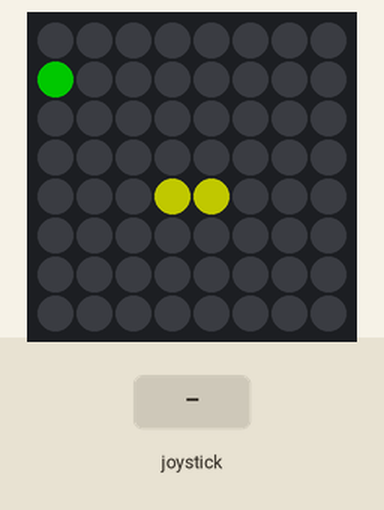
Simulated run of this program. Board: Raspberry Pi (BCM pin numbers) with a Sense HAT. Parts: the Sense HAT's 8×8 RGB LED matrix. The inputs (shaded band) are chosen by the test bench. Dim RGB values are drawn brighter than linear; random numbers come from a fixed seed; the interpreter's speed is modelled, so counts of loop turns are approximate. At 18.0 s the program stops and its outputs stay as they are.

Above: at 1.2 s.
1.3 s: joystick pushed up
At 3.5 s:
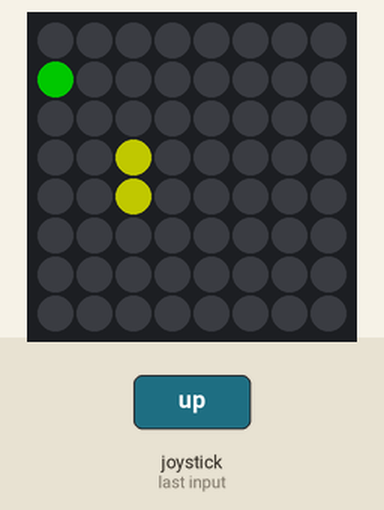
4.3 s: joystick pushed right
At 6.8 s:
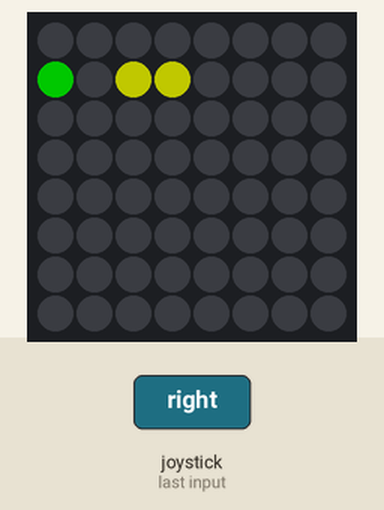
7.3 s: joystick pushed down
At 9.5 s:
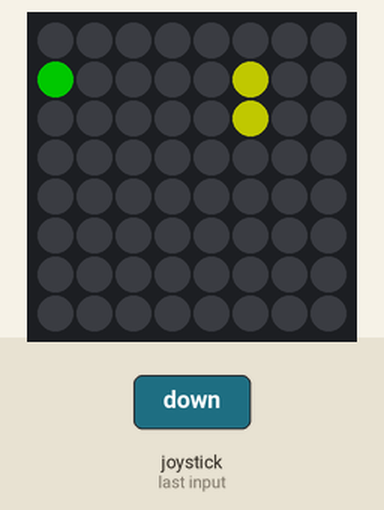
10.3 s: joystick pushed left
At 12.8 s:
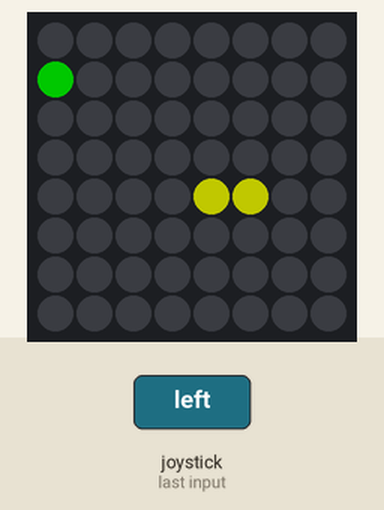
13.3 s: joystick pushed down
At 15.4 s:
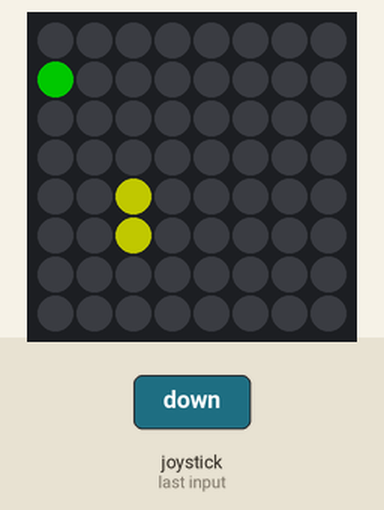
16.3 s: joystick pushed up
At 19.0 s:
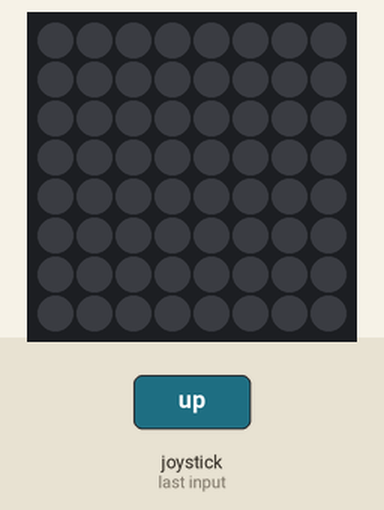
Timing chart, 0 to 19.5 s (numbered marks = the images above; inputs shaded):
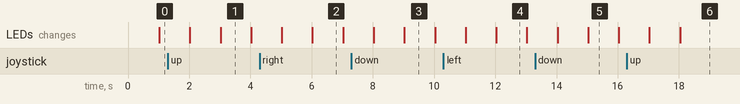

The program:

nibbles.py
```python
from sense_hat import SenseHat
import math
import signal
import sys
import time
import random


sense = SenseHat()

BRIGHTNESS = 100
RED = (BRIGHTNESS, 0, 0)
YELLOW = (BRIGHTNESS, BRIGHTNESS, 0)
GREEN = (0, BRIGHTNESS, 0)
BLUE = (0, 0, BRIGHTNESS)
PURPLE = (BRIGHTNESS, 0, BRIGHTNESS)
COLOURS = (RED, YELLOW, GREEN, BLUE, PURPLE)
BLACK = (0, 0, 0)
B = BLACK
SNAKE_COLOUR = YELLOW
FOOD_COLOUR = GREEN


BOARD_WIDTH = 8
BOARD_HEIGHT = 8
BOARD_SIZE = BOARD_WIDTH * BOARD_HEIGHT

REFRESH_DELAY = 1.0

DIR_UP = 0
DIR_DOWN = 2
DIR_LEFT = 1
DIR_RIGHT = 3


def signal_handler(my_signal, temp):
   sense.clear()
   sys.exit(0)


# Update all the pixels on the board
def Draw_Board(my_board):
   sense.set_pixels(my_board)


# This function draws the snake on the board.
# The first parameter is the board itself. The
# second parameter is a list of x,y coordinates
# which we will use to place the snake.
# Before we draw the snake we may need to erase the
# end of its tail. If the snakes current length is
# greater than max_snake, then we erase its tail.
# The "head" of the snake is at the end of the list
# and the "tail" is at the beginning of the list.
def Place_Snake_On_Board(my_board, snake, max_snake):
   # First, erase the tail if needed
   if max_snake > 1:
      while len(snake) > max_snake:
          x_y = snake.pop(0)
          board_index = x_y[1] * BOARD_WIDTH + x_y[0]
          my_board[board_index] = BLACK

   # Now draw the entire remaining snake
   snake_index = 0
   while snake_index < len(snake):
       x_y = snake[snake_index]
       board_index = math.trunc( x_y[1] * BOARD_WIDTH + x_y[0] )
       my_board[board_index] = SNAKE_COLOUR
       snake_index += 1


# Find an empty spot where we can put food on the board
# Try at random the first time, then move along the board
# until we find a free spot.
def Place_Food(the_board):
   spot = random.randint(0, BOARD_SIZE - 1)
   # First attempt to find a random spot
   if the_board[spot] == B:
      the_board[spot] = FOOD_COLOUR
   # Random spot was taken, move along the board looking for a new spot
   else:
      spot += 1
      done = False
      while not done:
         # Avoid going off the board
         if spot >= BOARD_SIZE - 1:
            done = True
         else:
            # Found a goo spot, claim it
            if the_board[spot] == B:
               the_board[spot] = FOOD_COLOUR
               done = True
            # This spot is full too, keep looking
            else:
               spot += 1

   # Found a good spot, translate the coordinates
   if spot < BOARD_SIZE - 1:
       food_x = spot % BOARD_WIDTH
       food_y = math.trunc(spot / BOARD_WIDTH)
   # Did not find a good spot, return error so we can try again later.
   else:
       food_x = -1
       food_y = -1
   return (food_x, food_y)


# Detect if we ran into ourselves or the side of the wall.
# Returns True if we ran unto a wall or ourselves.
# Returns False if we did not run into anything.
def Detect_Collision(the_board, x, y):
    # Check if we are off the board first
    if x < 0 or x > BOARD_WIDTH:
       return True
    if y < 0 or y > BOARD_HEIGHT:
       return True

    # See if we ran into our own colour/tail
    offset = math.trunc( (y * BOARD_WIDTH) + x )
    if the_board[offset] == SNAKE_COLOUR:
        return True
    return False


# Check to see if we wre running into food
def Detect_Food(the_board, x, y):
   offset = math.trunc( (y * BOARD_WIDTH) + x )
   if the_board[offset] == FOOD_COLOUR:
      return True
   return False


# Get an action from the joystick. Waits for the joystick to
# be released before returning the last direction/action
# given.
# When no input is available we return False.
def Joystick_Action():
  # Check for any joystick events
  all_events = sense.stick.get_events()
  while len(all_events) > 0:
      this_event = all_events.pop(0)
      if this_event.action == "released":
          return this_event.direction

  return False


# Check for input from joystick.
# Perform validation to make sure the player
# is not trying to reverse course (180 degrees).
# Return the new direction.
def Get_Player_Move(old_direction):
    # In the case of no good input, keep the old direction
    new_direction = old_direction

    direction = Joystick_Action()
    # remember, direction of stick is inverse
    if direction == "up" and old_direction != DIR_UP:
        new_direction = DIR_UP
    elif direction == "down" and old_direction != DIR_DOWN:
        new_direction = DIR_DOWN
    elif direction == "left" and old_direction != DIR_LEFT:
        new_direction = DIR_LEFT
    elif direction == "right" and old_direction != DIR_RIGHT:
        new_direction = DIR_RIGHT
    elif direction == "middle":
        # Pause. Loop until middle button is pressed again.
        pause = True
        while pause:
           direction = Joystick_Action()
           if direction == "middle":
              pause = False
           else:
              time.sleep(REFRESH_DELAY)

    return new_direction


def main():
   snake_position = []
   food_position = (-1, -1)

   finished = False
   my_board = [ B, B, B, B, B, B, B, B,
                B, B, B, B, B, B, B, B,
                B, B, B, B, B, B, B, B,
                B, B, B, B, B, B, B, B,
                B, B, B, B, B, B, B, B,
                B, B, B, B, B, B, B, B,
                B, B, B, B, B, B, B, B,
                B, B, B, B, B, B, B, B ]

   sense.clear()
   signal.signal(signal.SIGINT, signal_handler)

   # Pick starting position and direction
   x = math.trunc( BOARD_WIDTH / 2 )
   y = math.trunc( BOARD_HEIGHT / 2 )
   max_snake_length = 2
   x_y_pair = (x, y)
   snake_position.append(x_y_pair)
   direction = random.randint(0, 3)
   if direction == DIR_UP or direction == DIR_DOWN:
      delta_x = 0
      delta_y = direction - 1
   elif direction == DIR_LEFT or direction == DIR_RIGHT:
      delta_y = 0
      delta_x = direction - 2


   # This is the main game loop
   while not finished:
      # add snake to board
      Place_Snake_On_Board(my_board, snake_position, max_snake_length)

      # Place food on board if required
      if food_position[0] < 0:
         food_position = Place_Food(my_board)

      # display board
      Draw_Board(my_board)

      # Check for input to change direction or pause
      # Make sure we are not turning back on ourselves
      direction = Get_Player_Move(direction)
      if direction == DIR_UP or direction == DIR_DOWN:
          delta_x = 0
          delta_y = direction - 1
      elif direction == DIR_LEFT or direction == DIR_RIGHT:
          delta_y = 0
          delta_x = direction - 2

      # Adjust delta_x and delta_y
      # update snake position, change x and y
      x += delta_x
      y += delta_y
      # Add new position to the head of the snake
      x_y_pair = (x, y)
      snake_position.append(x_y_pair)

      # Detect if we ran into ourselves or a wall
      collision = Detect_Collision(my_board, x, y)
      if collision:
          finished = True
          sense.clear(RED)

      # Detect if we ran into food
      collision = Detect_Food(my_board, x, y)
      if collision:
          max_snake_length += 1
          food_position = (-1, -1)

      # wait
      time.sleep(REFRESH_DELAY)

   # Game is finished
   sense.clear()


if __name__ == "__main__":
   main()
```

Measured:
- what the display in image 1 shows lasts 1.0 s, from 3.0 s to 4.0 s
